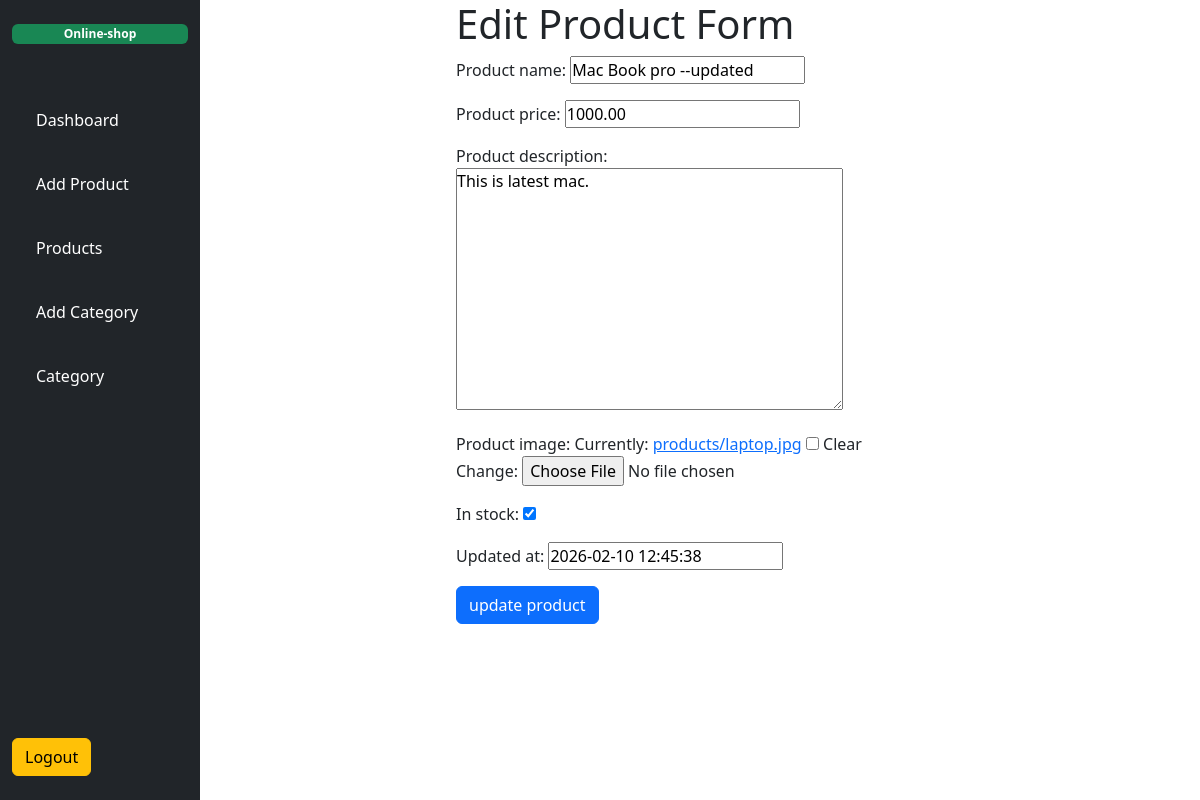
Screenshot of /product/edit-product/1/ (signed in) with the database file from the repository.
### product/models.py (models this page shows, shortened)
class Product(models.Model):
    category = models.ForeignKey(Category, on_delete=models.CASCADE)
    product_name = models.CharField(max_length=200)
    product_price = models.DecimalField(max_digits=10, decimal_places=2,validators=[validate_less_than_0])
    product_description = models.TextField()
    product_image = models.ImageField(upload_to='products', blank=True, null=True)
    in_stock = models.BooleanField(default=True)
    created_at = models.DateTimeField(auto_now_add=True)
    updated_at = models.DateTimeField(default=timezone.now)

### accounts/auth.py (the view)
    def wrapper_func(request,*args,**kwargs):
        if request.user.is_staff:
            return func(request,*args,**kwargs)
        else:
            return redirect('home-page')

### product/forms.py
class EditProductForm(forms.ModelForm):
    class Meta:
        model = Product
        exclude = ['category']

### accounts/auth.py (called while the page is built)
def admin_only(func):
    def wrapper_func(request,*args,**kwargs):
        if request.user.is_staff:
            return func(request,*args,**kwargs)
        else:
            return redirect('home-page')
    return wrapper_func

### product/views.py (called while the page is built)
@login_required
@admin_only
def edit_product(request,product_id):
    product = Product.objects.get(id = product_id)
    if request.method == "POST":
        form = EditProductForm(data=request.POST,files=request.FILES, instance=product)
        if form.is_valid():
            form.save()
            return redirect('product_page')
    else:
        form = EditProductForm(instance=product)
    return render(request, "product/edit-product.html",{'form': form})

### product/templates/product/edit-product.html (shortened to what this page needs)
<!DOCTYPE html>
{% extends "base.html" %}
{% block main_content %}
<div class="d-flex justify-content-center">
    <div class="col-md-6">
        <h1>Edit Product Form</h1>
        <form method="post" enctype="multipart/form-data">
            <div class="mb-3">
                {{form.as_p}}
            </div>
           <button type="submit" class="btn btn-primary">update product</button>
        </form>
    </div>
</div>
{% endblock %}

### product/static/css/base.css (style rules this page uses)
* { margin: 0; padding: 0; box-sizing: border-box; }

### rows the page displays
Product: product_name "Mac Book pro --updated", product_price "1000.00", product_description "This is latest mac.", in_stock "☑", updated_at "2026-02-10 12:45:38"
